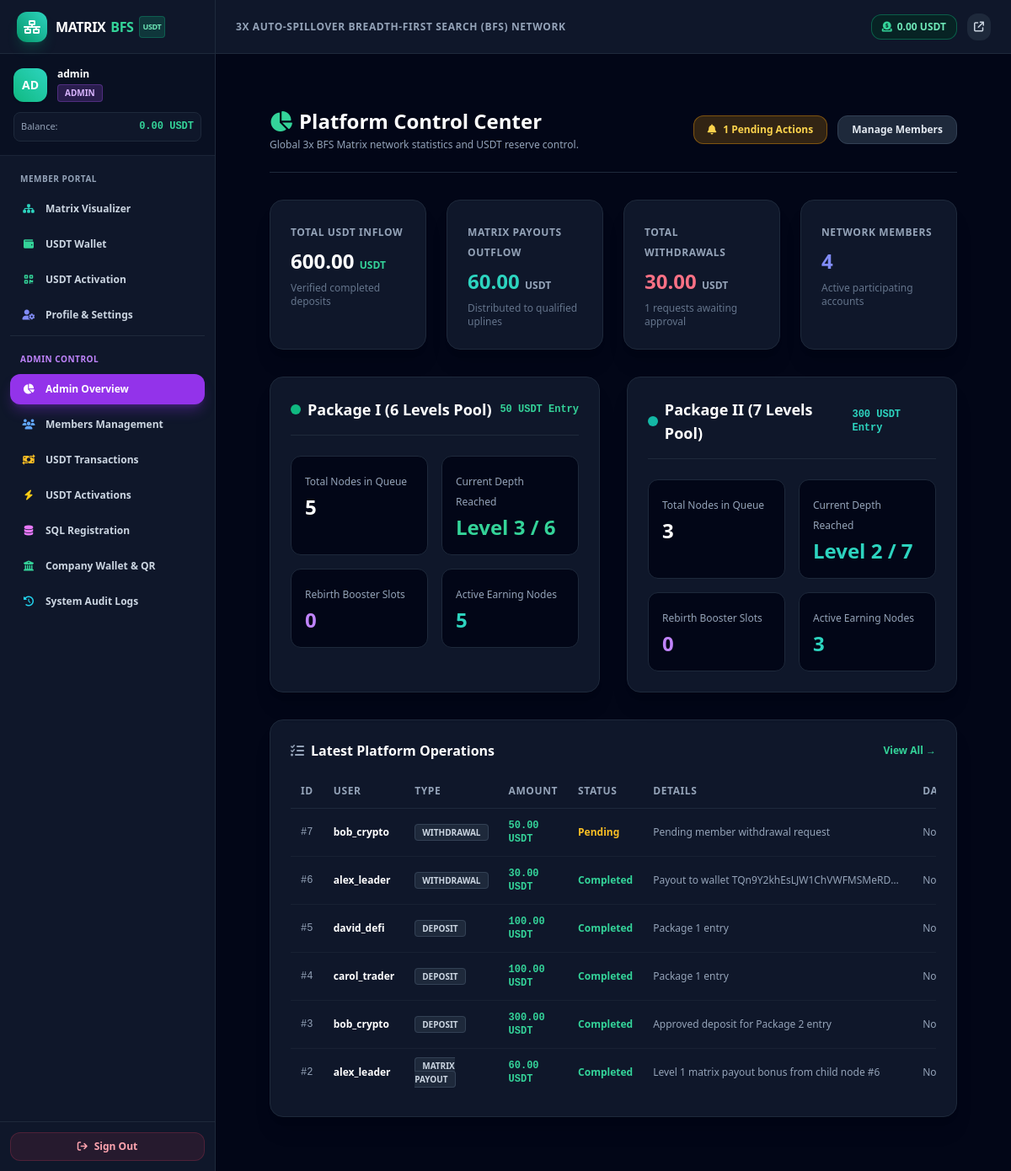
The page /admin/dashboard.php (signed in) on the database as committed earlier.
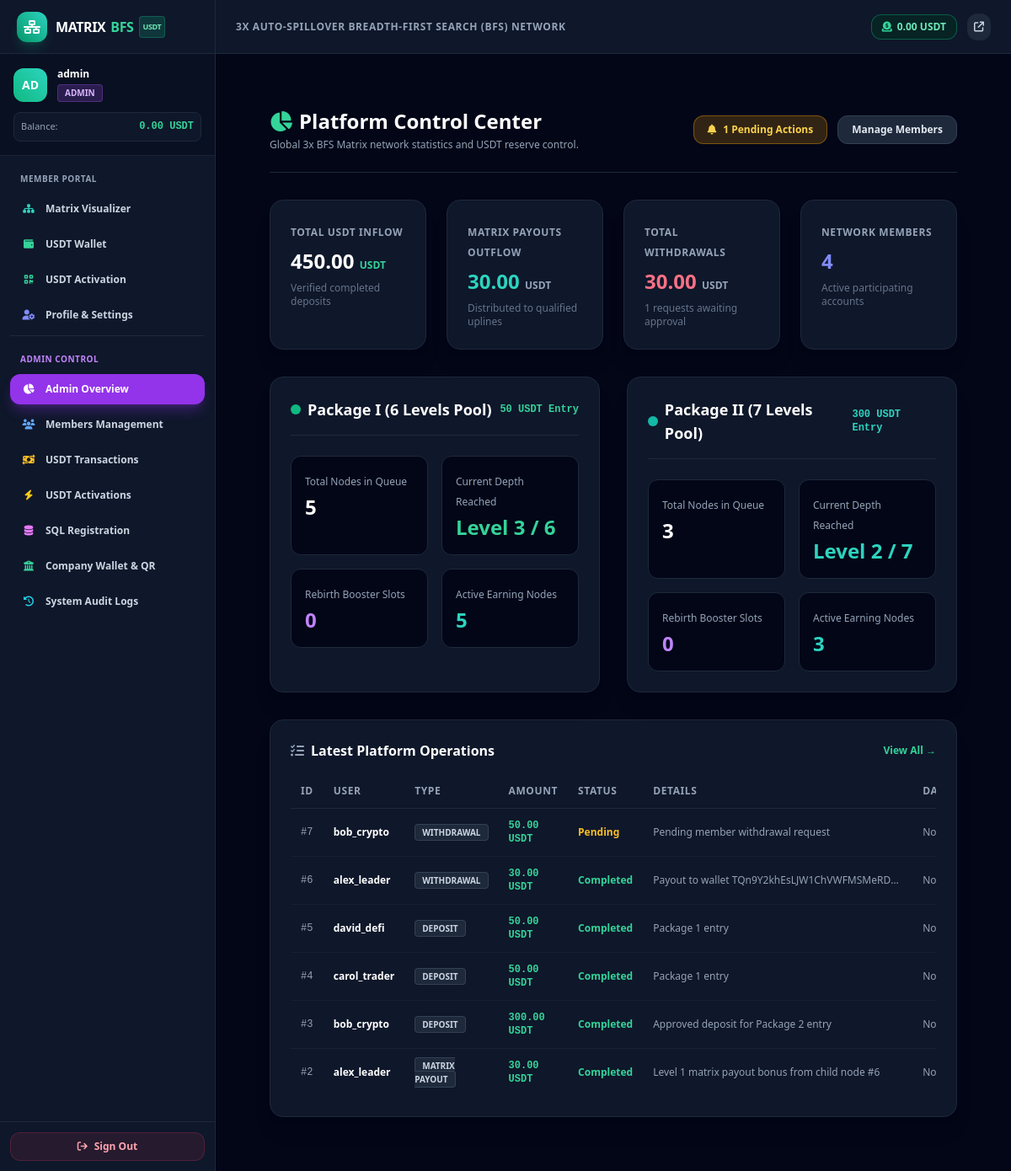
The same page on the database as committed later.
### tables this page shows
CREATE TABLE `transactions` (
  `id` INT AUTO_INCREMENT PRIMARY KEY,
  `user_id` INT NOT NULL,
  `type` ENUM('deposit', 'withdrawal', 'matrix_payout', 'rebirth_fee', 'package_upgrade') NOT NULL,
  `amount_usdt` DECIMAL(18,2) NOT NULL,
  `tx_hash` VARCHAR(128) NULL,
  `status` ENUM('pending', 'completed', 'failed') NOT NULL DEFAULT 'pending',
  `details` VARCHAR(255) NULL,
  `created_at` TIMESTAMP DEFAULT CURRENT_TIMESTAMP,
  INDEX `idx_tx_user` (`user_id`),
  INDEX `idx_tx_type` (`type`),
  INDEX `idx_tx_status` (`status`),
  CONSTRAINT `fk_tx_user` FOREIGN KEY (`user_id`) REFERENCES `users` (`id`) ON DELETE CASCADE
);

CREATE TABLE `users` (
  `id` INT AUTO_INCREMENT PRIMARY KEY,
  `username` VARCHAR(50) NOT NULL UNIQUE,
  `sponsor_id` INT NULL,
  `email` VARCHAR(100) NOT NULL,
  `phone` VARCHAR(30) NULL,
  `gender` ENUM('male', 'female', 'other', 'prefer_not_to_say') NULL,
  `dob` DATE NULL,
  `address` TEXT NULL,
  `city` VARCHAR(100) NULL,
  `district` VARCHAR(100) NULL,
  `state_province` VARCHAR(100) NULL,
  `country` VARCHAR(100) NULL,
  `password` VARCHAR(255) NOT NULL,
  `usdt_wallet` VARCHAR(100) NULL,
  `usdt_network` VARCHAR(30) DEFAULT 'TRC20',
  `qr_code_path` VARCHAR(255) NULL,
  `role` ENUM('admin', 'member') NOT NULL DEFAULT 'member',
  `status` ENUM('active', 'suspended', 'pending') NOT NULL DEFAULT 'active',
  `created_at` TIMESTAMP DEFAULT CURRENT_TIMESTAMP,
  INDEX `idx_users_sponsor` (`sponsor_id`),
  INDEX `idx_users_email` (`email`),
  INDEX `idx_users_role` (`role`),
  INDEX `idx_users_status` (`status`)
);

### includes/functions.php (called while the page is built, shortened)
<?php
function e(?string $value): string {
    return htmlspecialchars((string)($value ?? ''), ENT_QUOTES, 'UTF-8');
}
function formatUsdt(float|string|int|null $amount): string {
    $num = (float)($amount ?? 0);
    return number_format($num, 2, '.', ',');
}

### admin/dashboard.php (the view, shortened to what the changed rows need)
<?php
require_once __DIR__ . '/../includes/functions.php';
$pdo = getDatabaseConnection();
$totalDeposits = (float)$pdo->query("SELECT COALESCE(SUM(amount_usdt), 0) FROM transactions WHERE type = 'deposit' AND status = 'completed'")->fetchColumn();
$totalMatrixPayouts = (float)$pdo->query("SELECT COALESCE(SUM(amount_usdt), 0) FROM transactions WHERE type = 'matrix_payout' AND status = 'completed'")->fetchColumn();
$recentTx = $pdo->query("
    SELECT t.*, u.username
    FROM transactions t
    JOIN users u ON t.user_id = u.id
    ORDER BY t.id DESC
    LIMIT 6
")->fetchAll();
require_once __DIR__ . '/../includes/header.php';
?>
<div class="max-w-7xl mx-auto px-4 sm:px-6 lg:px-8 py-8 space-y-8">
    <div class="flex flex-col sm:flex-row items-start sm:items-center justify-between pb-6 border-b border-slate-800 gap-4">
        <div>
            <h1 class="text-2xl font-black text-white flex items-center gap-2">
                <i class="fa-solid fa-chart-pie text-emerald-400"></i> Platform Control Center
            </h1>
        </div>
    </div>
    <div class="grid grid-cols-1 sm:grid-cols-2 lg:grid-cols-4 gap-6">
        <div class="bg-slate-900 border border-slate-800 rounded-2xl p-6 shadow-xl">
            <span class="text-xs font-semibold text-slate-400 uppercase tracking-wider">Total USDT Inflow</span>
            <div class="text-2xl font-black text-white mt-2">
                <?= formatUsdt($totalDeposits) ?> <span class="text-xs text-emerald-400 font-bold">USDT</span>
            </div>
            <p class="text-xs text-slate-500 mt-2">Verified completed deposits</p>
        </div>
        <div class="bg-slate-900 border border-slate-800 rounded-2xl p-6 shadow-xl">
            <span class="text-xs font-semibold text-slate-400 uppercase tracking-wider">Matrix Payouts Outflow</span>
            <div class="text-2xl font-black text-teal-400 mt-2">
                <?= formatUsdt($totalMatrixPayouts) ?> <span class="text-xs text-slate-400 font-bold">USDT</span>
            </div>
            <p class="text-xs text-slate-500 mt-2">Distributed to qualified uplines</p>
        </div>
    </div>
    <div class="grid grid-cols-1 md:grid-cols-2 gap-8">
        <div class="bg-slate-900 border border-slate-800 rounded-2xl p-6 shadow-xl">
            <div class="flex items-center justify-between pb-4 border-b border-slate-800">
                <div class="flex items-center gap-2">
                    <h2 class="text-lg font-bold text-white">Package I (6 Levels Pool)</h2>
                </div>
            </div>
        </div>
        <div class="bg-slate-900 border border-slate-800 rounded-2xl p-6 shadow-xl">
            <div class="flex items-center justify-between pb-4 border-b border-slate-800">
                <div class="flex items-center gap-2">
                    <h2 class="text-lg font-bold text-white">Package II (7 Levels Pool)</h2>
                </div>
            </div>
        </div>
    </div>
    <div class="bg-slate-900 border border-slate-800 rounded-2xl p-6 shadow-xl">
        <div class="flex items-center justify-between mb-4">
            <h2 class="text-base font-bold text-white flex items-center gap-2">
                <i class="fa-solid fa-list-check text-slate-400"></i> Latest Platform Operations
            </h2>
        </div>
        <div class="overflow-x-auto custom-scroll">
            <table class="w-full text-left text-xs border-collapse">
                <thead>
                    <tr class="border-b border-slate-800 text-slate-400 uppercase tracking-wider">
                        <th class="py-3 px-3">ID</th>
                        <th class="py-3 px-3">User</th>
                        <th class="py-3 px-3">Type</th>
                        <th class="py-3 px-3">Amount</th>
                        <th class="py-3 px-3">Status</th>
                        <th class="py-3 px-3">Details</th>
                        <th class="py-3 px-3">Date</th>
                    </tr>
                </thead>
                <tbody class="divide-y divide-slate-800/60">
                    <?php foreach ($recentTx as $tx): ?>
                        <tr class="hover:bg-slate-800/40 transition">
                            <td class="py-3 px-3 font-mono text-slate-400">#<?= (int)$tx['id'] ?></td>
                            <td class="py-3 px-3 font-semibold text-white"><?= e($tx['username']) ?></td>
                            <td class="py-3 px-3">
                                <span class="px-2 py-0.5 rounded text-[10px] font-bold uppercase bg-slate-800 text-slate-300 border border-slate-700">
                                    <?= str_replace('_', ' ', $tx['type']) ?>
                                </span>
                            </td>
                            <td class="py-3 px-3 font-mono font-bold text-emerald-400">
                                <?= formatUsdt($tx['amount_usdt']) ?> USDT
                            </td>
                            <td class="py-3 px-3 capitalize font-semibold <?= $tx['status'] === 'completed' ? 'text-emerald-400' : ($tx['status'] === 'pending' ? 'text-amber-400' : 'text-rose-400') ?>">
                                <?= e($tx['status']) ?>
                            </td>
                            <td class="py-3 px-3 text-slate-400 truncate max-w-xs"><?= e($tx['details'] ?? '-') ?></td>
                            <td class="py-3 px-3 text-slate-400 whitespace-nowrap"><?= date('M d H:i', strtotime($tx['created_at'])) ?></td>
                        </tr>
                    <?php endforeach; ?>
                </tbody>
            </table>
        </div>
    </div>
</div>
<?php require_once __DIR__ . '/../includes/footer.php'; ?>

Rows that differ between the two databases and show on the page:
changed transactions "david_defi": amount_usdt "100.00" → "50.00"
changed transactions "carol_trader": amount_usdt "100.00" → "50.00"
changed transactions "Level 1 matrix payout bonus from child node #6": amount_usdt "60.00" → "30.00"
Other text that changed with them:
formatUsdt($totalDeposits): "600.00" → "450.00"
formatUsdt($totalMatrixPayouts): "60.00" → "30.00"
